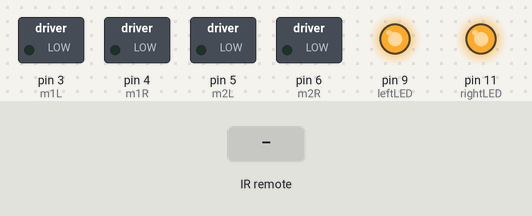
The sketch below on a simulated Arduino Uno, built with avr-gcc and run on an emulated ATmega328P. Shown: switched loads named in the sketch (green lamp = pin HIGH), output pins drawn as LEDs (lit = HIGH). Inputs (shaded band) come from the test bench.

Above: at 1.2 s.
1.3 s: infrared code 0x2FD9867 received
At 2.4 s:
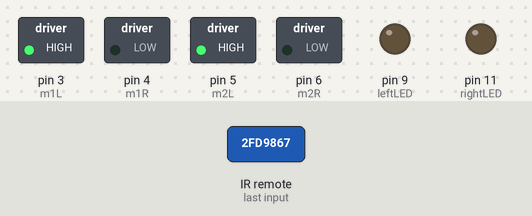
2.8 s: infrared code 0x2FDB847 received
At 3.5 s:
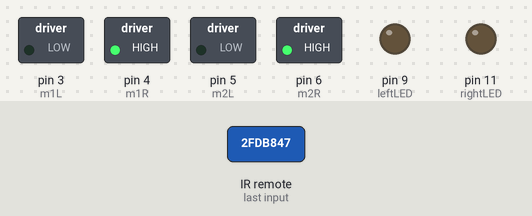
4.3 s: infrared code 0x2FD42BD received
At 4.6 s:
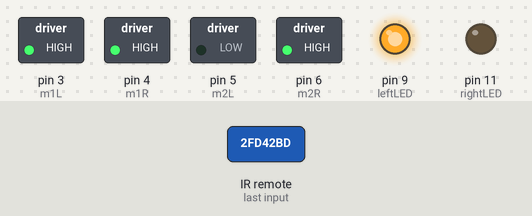
5.8 s: infrared code 0x2FD02FD received
At 7.0 s:
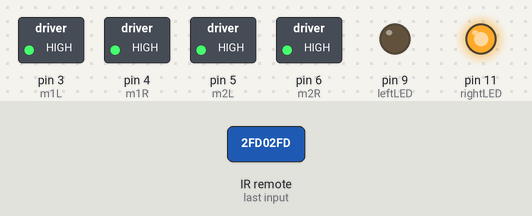
7.3 s: infrared code 0x2FD42BD received
At 8.1 s:
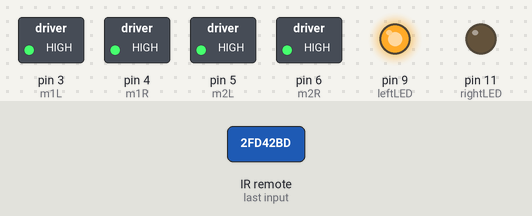
Timing chart, 0 to 11.8 s (numbered marks = the images above; inputs shaded):
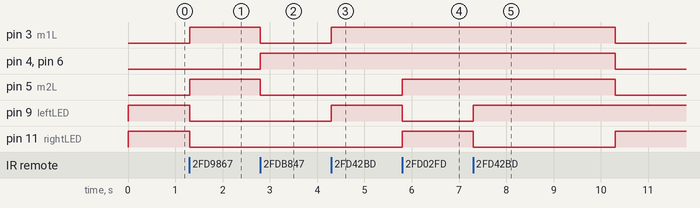

The sketch:

Firmware.ino
```cpp
#include <IRremote.h>

const int recv = 2;

IRrecv irrecv(recv);
decode_results results;

// Motor pins
const int m1L = 3, m1R = 4;
const int m2L = 5, m2R = 6;

// LEDs
const int leftLED = 9;
const int rightLED = 11;

// Movement state
int state = 0;   // default = STOP

unsigned long timer = 0;
const unsigned long runTime = 3000; // 3 seconds

// ===================================

void setup() {

  pinMode(m1L, OUTPUT);
  pinMode(m1R, OUTPUT);
  pinMode(m2L, OUTPUT);
  pinMode(m2R, OUTPUT);

  pinMode(leftLED, OUTPUT);
  pinMode(rightLED, OUTPUT);

  Serial.begin(9600);

  irrecv.enableIRIn(); // start IR receiver
}

// ===================================

void loop() {

  // ---- READ REMOTE ----
  if (irrecv.decode(&results)) {

    unsigned long cmd = results.value;

    if (cmd != 0xFFFFFFFF) {

      // FORWARD
      if (cmd == 0x2FD9867) {
        state = 1;
        timer = millis();
      }

      // BACKWARD
      else if (cmd == 0x2FDB847) {
        state = 2;
        timer = millis();
      }

      // LEFT
      else if (cmd == 0x2FD42BD) {
        state = 3;
        timer = millis();
      }

      // RIGHT
      else if (cmd == 0x2FD02FD) {
        state = 4;
        timer = millis();
      }

      // STOP BUTTON
      else if (cmd == 0x2FD847B) {
        state = 0;
      }

      // UNKNOWN BUTTON → STOP (default safety)
      else {
        state = 0;
      }
    }

    irrecv.resume();
  }

  // ---- AUTO STOP TIMER ----
  if (millis() - timer > runTime) {
    state = 0;
  }

  // ---- MOVEMENT CONTROL ----

  // FORWARD
  if (state == 1) {
    digitalWrite(m1L, HIGH);
    digitalWrite(m1R, LOW);
    digitalWrite(m2L, HIGH);
    digitalWrite(m2R, LOW);
    digitalWrite(leftLED, LOW);
    digitalWrite(rightLED, LOW);
  }

  // BACKWARD
  else if (state == 2) {
    digitalWrite(m1L, LOW);
    digitalWrite(m1R, HIGH);
    digitalWrite(m2L, LOW);
    digitalWrite(m2R, HIGH);
    digitalWrite(leftLED, LOW);
    digitalWrite(rightLED, LOW);
  }

  // LEFT
  else if (state == 3) {
    digitalWrite(m1L, HIGH);
    digitalWrite(m2R, HIGH);
    digitalWrite(leftLED, HIGH);
    digitalWrite(rightLED, LOW);
  }

  // RIGHT
  else if (state == 4) {
    digitalWrite(m1R, HIGH);
    digitalWrite(m2L, HIGH);
    digitalWrite(leftLED, LOW);
    digitalWrite(rightLED, HIGH);
  }

  // DEFAULT → STOP
  else {
    digitalWrite(m1L, LOW);
    digitalWrite(m1R, LOW);
    digitalWrite(m2L, LOW);
    digitalWrite(m2R, LOW);
    digitalWrite(leftLED, HIGH);
    digitalWrite(rightLED, HIGH);
  }
}
```

Measured:
- after the input at 1.3 s, pin 3 (m1L), pin 5 (m2L): LOW → HIGH at once; pin 9 (leftLED), pin 11 (rightLED): HIGH → LOW at once
- after the input at 2.8 s, pin 3 (m1L), pin 5 (m2L): HIGH → LOW at once; pin 4 (m1R), pin 6 (m2R): LOW → HIGH at once
- after the input at 4.3 s, pin 3 (m1L), pin 9 (leftLED): LOW → HIGH at once
- after the input at 5.8 s, pin 5 (m2L), pin 11 (rightLED): LOW → HIGH at once; pin 9 (leftLED): HIGH → LOW at once
- after the input at 7.3 s, pin 3 (m1L), pin 4 (m1R), pin 5 (m2L), pin 6 (m2R): HIGH → LOW after 3.0 s instead of 1.5 s; pin 9 (leftLED): LOW → HIGH after 0.00 s instead of 1.5 s; pin 11 (rightLED): HIGH → LOW at once, → HIGH 3.0 s later
